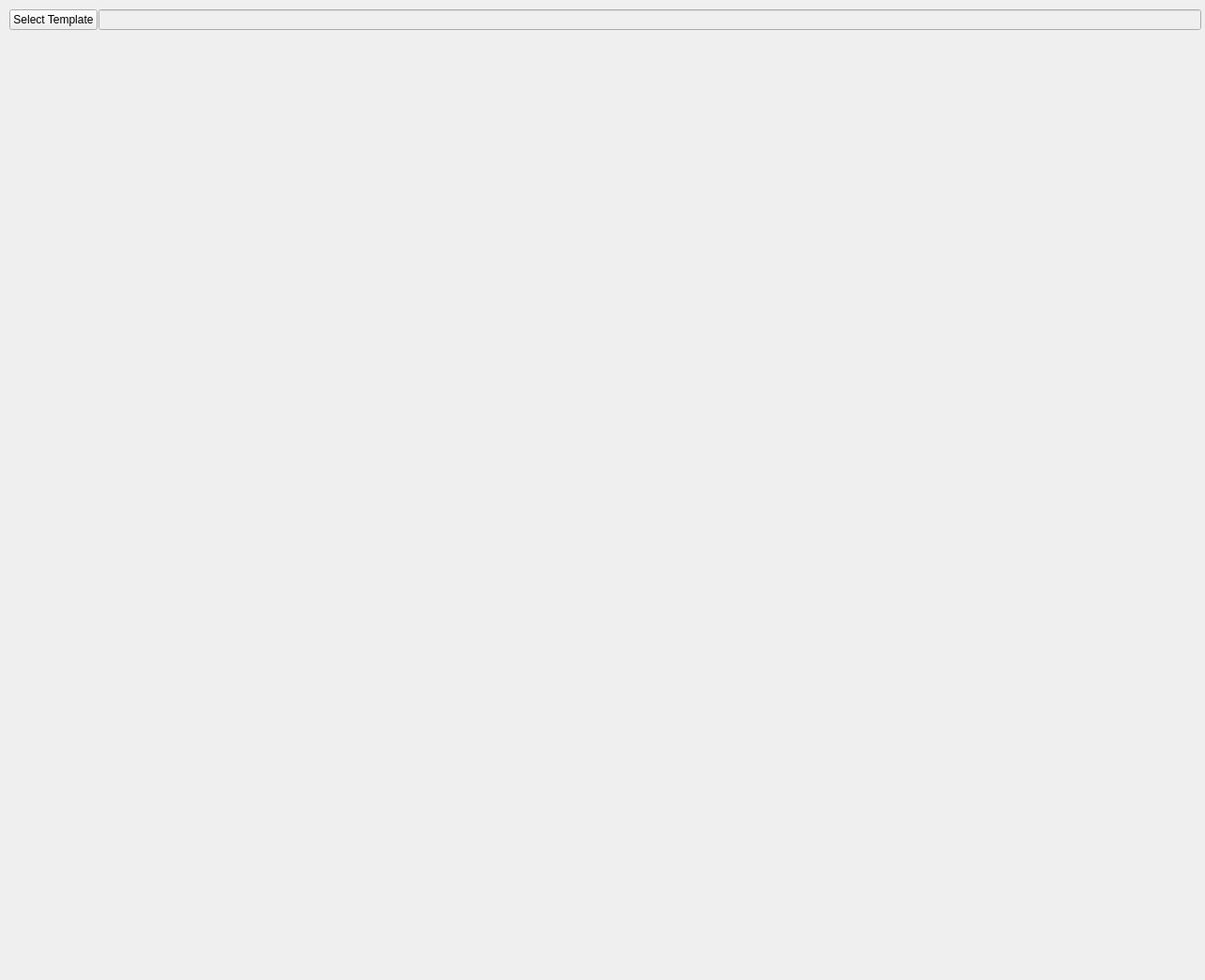
<?xml version="1.0" encoding="UTF-8"?>
<ui version="4.0">
 <class>Form</class>
 <widget class="QWidget" name="Form">
  <property name="geometry">
   <rect>
    <x>0</x>
    <y>0</y>
    <width>1285</width>
    <height>1045</height>
   </rect>
  </property>
  <property name="windowTitle">
   <string>Form</string>
  </property>
  <widget class="QWidget" name="verticalLayoutWidget">
   <property name="geometry">
    <rect>
     <x>10</x>
     <y>10</y>
     <width>1271</width>
     <height>1031</height>
    </rect>
   </property>
   <layout class="QVBoxLayout" name="verticalLayout">
    <item>
     <layout class="QHBoxLayout" name="horizontalLayout_2">
      <property name="spacing">
       <number>1</number>
      </property>
      <item>
       <widget class="QPushButton" name="select_template_button">
        <property name="text">
         <string>Select Template</string>
        </property>
       </widget>
      </item>
      <item>
       <widget class="QLineEdit" name="template_path">
        <property name="enabled">
         <bool>false</bool>
        </property>
       </widget>
      </item>
     </layout>
    </item>
    <item>
     <layout class="QHBoxLayout" name="horizontalLayout_4">
      <item>
       <widget class="QWidget" name="img_widget" native="true"/>
      </item>
     </layout>
    </item>
   </layout>
  </widget>
 </widget>
 <resources/>
 <connections/>
</ui>
